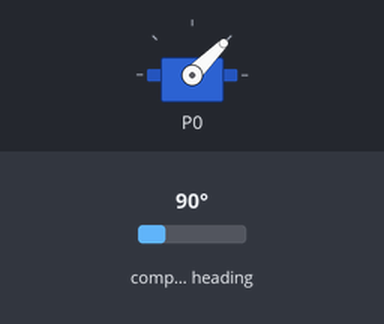
Bench run of a program on a simulated BBC micro:bit (MakeCode). Parts: servo. The inputs (shaded band) are chosen by the test bench; at power-on: compass heading 90°. The compass is already calibrated.

Above: at 1.2 s.
1.3 s: compass heading set to 7°
At 2.0 s:
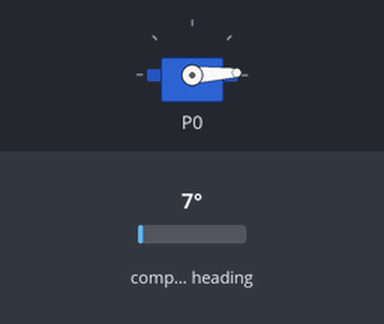
2.8 s: compass heading set to 180°
At 4.0 s:
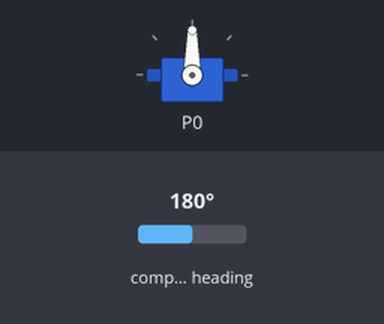
4.3 s: compass heading set to 269°
At 5.5 s:
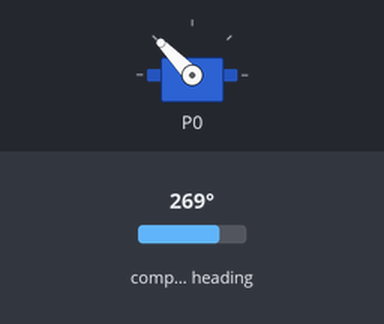
5.8 s: compass heading set to 352°
At 6.8 s:
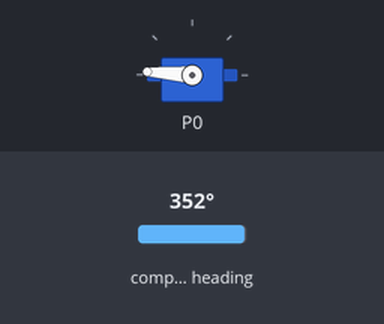
7.3 s: compass heading set to 90°
At 8.3 s:
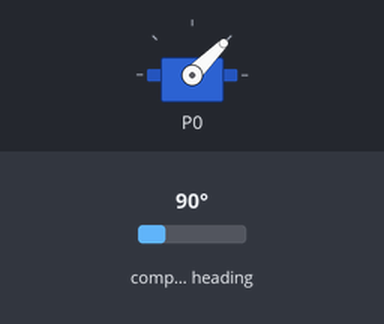
Timing chart, 0 to 9.8 s (numbered marks = the images above; inputs shaded):
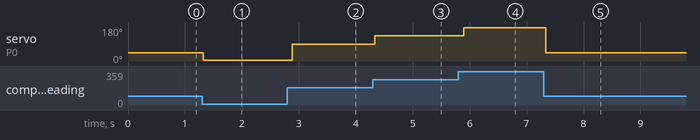

Measured:
- after the input at 1.3 s, servo on P0: 45° → 3° at once
- after the input at 2.8 s, servo on P0: 3° → 90° after 0.09 s
- after the input at 4.3 s, servo on P0: 90° → 134° at once
- after the input at 5.8 s, servo on P0: 134° → 176° after 0.09 s
- after the input at 7.3 s, servo on P0: 176° → 45° at once

The program:

main.ts
```typescript
let compass_reading = 0
let servo_angle = 0
basic.forever(function () {
    // 获取磁力计读数
    compass_reading = input.compassHeading()
    // 将磁力计读数映射到舵机角度范围
    servo_angle = compass_reading / 360 * 180
    // 控制舵机转动到相应角度
    pins.servoWritePin(AnalogPin.P0, servo_angle)
    // 等待一段时间再进行下一次检测
    basic.pause(100)
})
```

test.ts
```typescript
// 在此处测试；当此软件包作为插件使用时，将不会编译此软件包。
```
